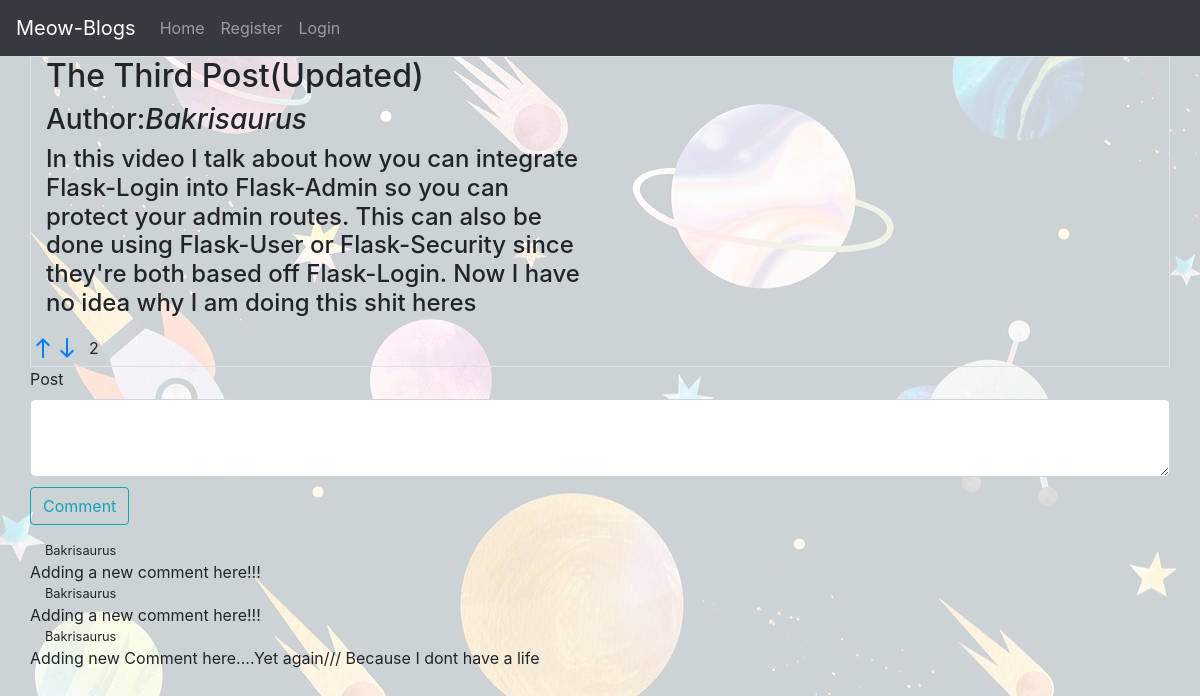
The page /post/5 on the database its author committed.
### ownblog/models.py (models this page shows)
class Post(db.Model, UserMixin):
    id= db.Column(db.Integer , primary_key=True)
    title= db.Column(db.String , nullable=False)
    content = db.Column(db.Text , nullable=False)
    upvotes = db.Column(db.Integer , nullable=False , default=0)
    downvotes= db.Column(db.Integer , nullable=False , default=0)
    author_id = db.Column(db.Integer , db.ForeignKey('user.id'))

class User(db.Model , UserMixin):
    id=db.Column(db.Integer , primary_key=True)
    username= db.Column(db.String , nullable=False)
    password= db.Column(db.String , nullable= False)
    karma = db.Column(db.Integer , nullable= False , default=0)
    posts= db.relationship('Post' , backref='author')
    comment = db.relationship('Comment' , backref='comment_author')

class Comment(db.Model , UserMixin):
    id= db.Column(db.Integer , primary_key=True)
    upvotes = db.Column(db.Integer , nullable=False , default=0)
    downvotes= db.Column(db.Integer , nullable=False , default=0)
    content = db.Column(db.Text , nullable=False)
    author_id = db.Column(db.Integer , db.ForeignKey('user.id'))
    post_id = db.Column(db.Integer , db.ForeignKey('post.id'))

### ownblog/routes.py (the view)
@app.route("/post/<int:post_id>" , methods=["post","get"])
def see_post(post_id):
    post=Post.query.filter_by(id=post_id).first()
    comment_on_post = Comment.query.filter_by(post_id=post_id).all()
    form= CommentForm()
    if form.validate_on_submit():
        comment_add= Comment(content=form.post.data , author_id=current_user.id , post_id=post.id)
        db.session.add(comment_add)
        db.session.commit()
        return redirect(url_for('see_post',post_id=post.id))
    return render_template('see_post.html',post=post , comments=comment_on_post , form=form)

### ownblog/forms.py
class CommentForm(FlaskForm):
    post=TextAreaField('Post' , validators=[DataRequired()])
    submit= SubmitField('Comment')

### ownblog/templates/see_post.html (shortened to what this page needs)
{%extends 'layout.html'%}
{%block content%}
<div class="container border ">
    <div>
        <h2>{{post.title}}</h2>
    </div>
    <div class="row">
        <div class="col-md-6"><a><h3>Author:<i>{{post.author.username}}</i></h3></a></div>
    </div>
    <div class="row">
        <div class="col-md-6">
        <h4>{{post.content}}</h4>
        </div>
    </div>
    <div>
        <div class="row" style="margin-top: 10px;">
            <span> <a href="{{url_for('upvote',post_id=post.id)}}"><i class="material-icons">north</i></a></span>
            <span><a href="{{url_for('downvote',post_id=post.id)}}"><i class="material-icons">south</i></a></span>
            <span class="row-margin"> {{post.upvotes-post.downvotes}}</span>
        </div>
    </div>
</div>
<div >
  <div class="container">
    <form method="POST" action="">
            <div class="form-group ">
                <div class ="row" style="height: auto;">
                    {{form.post.label(class="form-control-label")}}
                    {{form.post(class="form-control form-control-lg")}}
                </div>
                <div class="row" style="margin-top: 10px;">
                {{form.submit(class="btn btn-outline-info")}}
                </div>
            </div>
    </form>
</div>
    <div class="container">
        {%for comment in comments%}
                <div class="row col-md-6">
                    <small>{{comment.comment_author.username}}</small>
                </div>
                <div class="row ">
                    {{comment.content}}
                </div>
        {%endfor%}
    </div>
</div>
{%endblock%}

### ownblog/static/main.css (style rules this page uses)
html,body { background-image: url('/static/back.jpg'); background-color: rgba(255,255,255,0.8); background-blend-mode: lighten; }
.row-margin { margin-left: 10px; }

### rows shown on the page
Post: title "The Third Post(Updated)", content "In this video I talk about how you can integrate Flask-Login into Flask-Admin so you can protect your admin routes. This can also be done using Flask-User or Flask-Security since they're both based off Flask-Login. Now I have no idea why I am doing this shit heres", post.upvotes-post.downvotes "2"
User: author.username "Bakrisaurus"
Comment: comment_author.username "Bakrisaurus", content "Adding a new comment here!!!"
Comment: comment_author.username "Bakrisaurus", content "Adding a new comment here!!!"
Comment: comment_author.username "Bakrisaurus", content "Adding new Comment here....Yet again/// Because I dont have a life"
